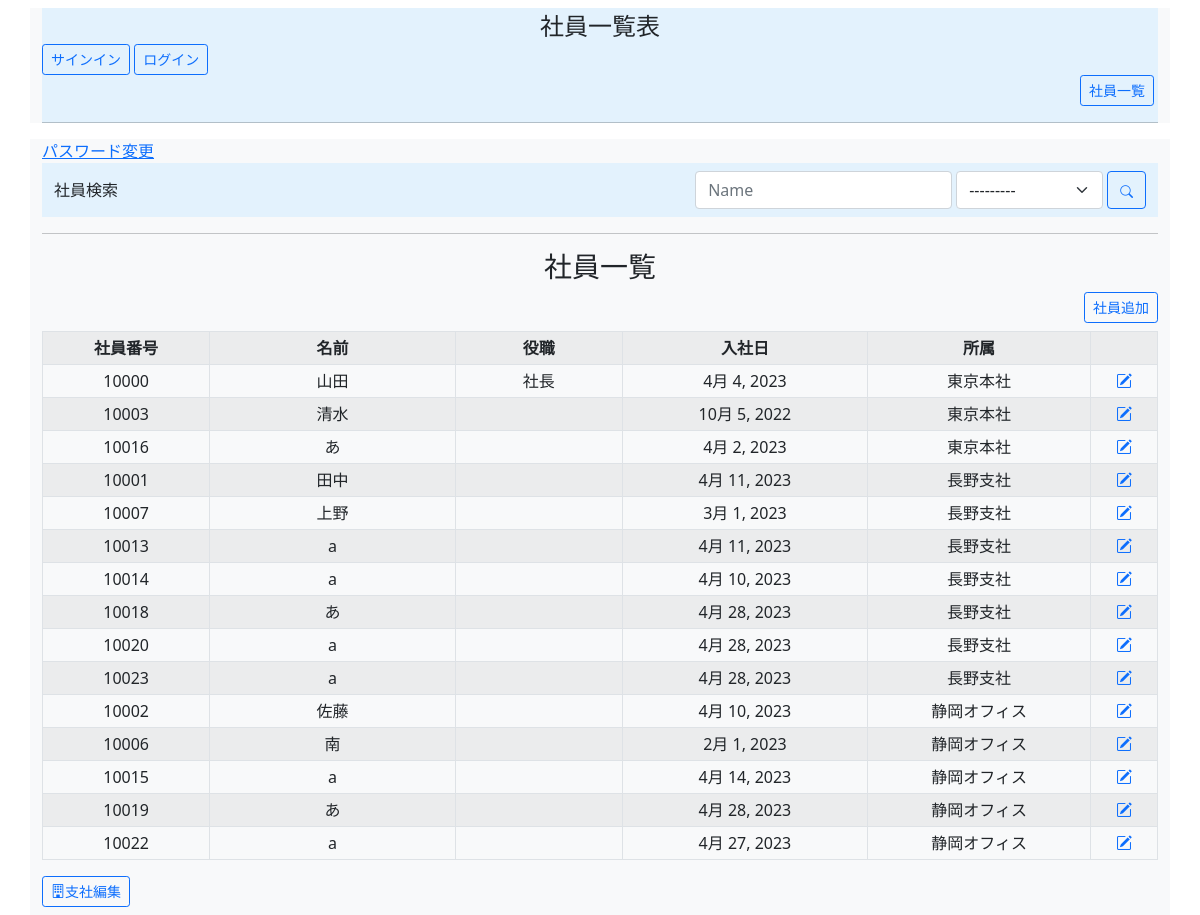
The app's page /, older data.
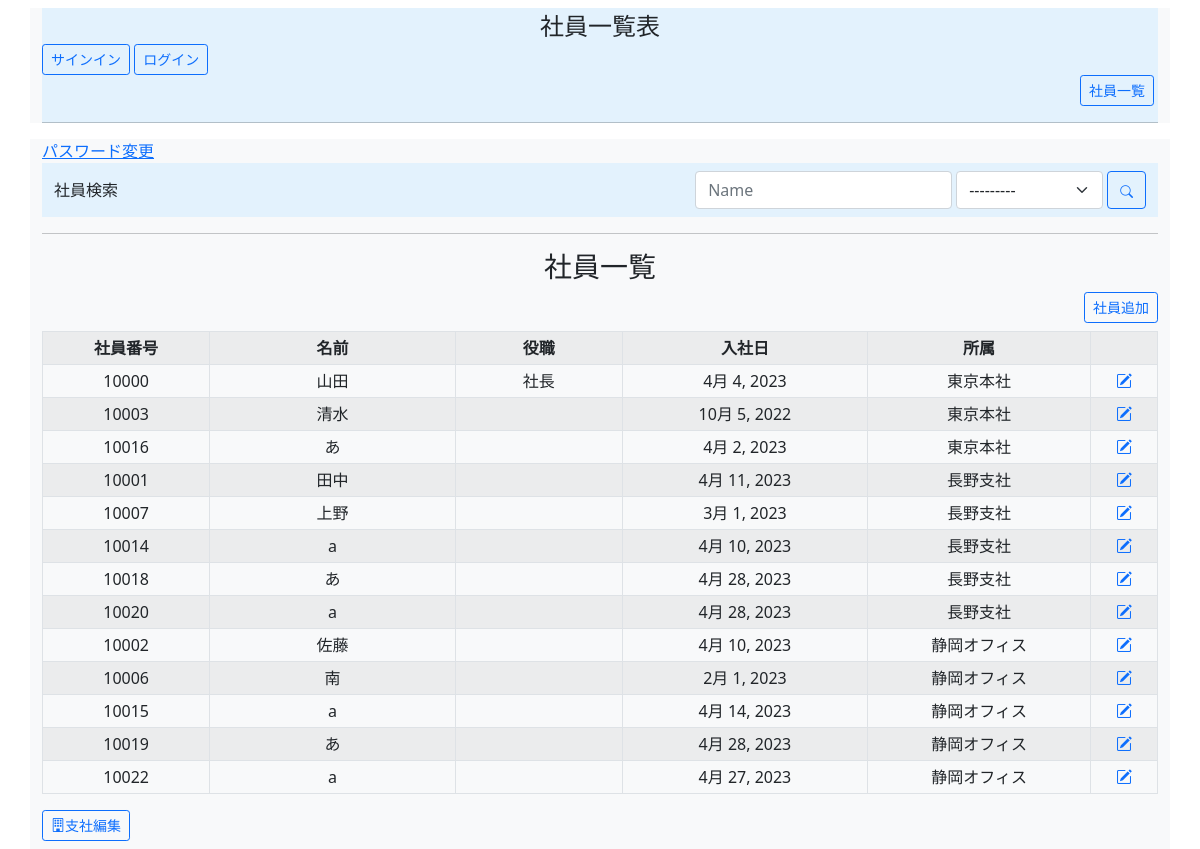
The same page, newer data.
### employee_list_app/models.py (models this page shows, shortened)
class Employee(models.Model):
    emp_id = models.IntegerField(unique=True, validators=[MinValueValidator(
        10000), MaxValueValidator(19999)], verbose_name="社員番号")
    name = models.CharField(max_length=30, verbose_name="名前")
    post = models.CharField(max_length=30, null=True, blank=True, verbose_name="役職")
    date_of_entry = models.DateField(verbose_name="入社日")
    branch = models.ForeignKey(Branch, on_delete=models.SET_NULL, null=True, verbose_name="支社番号")
    class Meta:
        verbose_name = "社員"
        verbose_name_plural = "社員一覧"

class Branch(models.Model):
    name = models.CharField(max_length=30, verbose_name="支社名")
    address = models.CharField(max_length=255, verbose_name="住所")
    tel = models.IntegerField(max_length=11, verbose_name="電話番号")
    def __str__(self):
        return self.name
    class Meta:
        verbose_name = "支社"
        verbose_name_plural = "支社一覧"

### employee_list_app/views.py (the view)
# urls.py: path("", Index.as_view(), name="index"),
class Index(View):
    def get(self, request, *args, **kwargs):
        employees = Employee.objects.all().order_by("branch")
        form = EmpSearchForm(request.GET)
        if form.is_valid():
            name = form.cleaned_data.get("name")
            branch = form.cleaned_data.get("branch")
            if name:
                employees = employees.filter(name__icontains=name)
            if branch:
                employees = employees.filter(branch_id=branch)
        context = {
            "employees": employees.select_related("branch"),
            "form": form
        }
        return render(request, "employee_list/index.html", context)

### employee_list_app/forms.py
class EmpSearchForm(forms.ModelForm):
    name = forms.CharField(required=False)
    branch = forms.ModelChoiceField(queryset=Branch.objects.all(), required=False)
    class Meta:
        model = Employee
        fields = ("name", "branch")

### Template/employee_list/index.html
{% extends "base.html" %}
{% load widget_tweaks %}
{% block content %}
<a href="{% url 'password_change' %}">パスワード変更</a>
<nav class="navbar" style="background-color: #e3f2fd;">
    <div class="container">
        <span class="navber-brand col-auto">社員検索</span>
        <form>
            <div class="row g-1">
                <div class="col-auto">
                    {% render_field form.name placeholder="Name" class="form-control" %}
                </div>
                <div class="col-auto">
                    {% render_field form.branch placeholder="支社" class="form-select" %}
                </div>
                <div class="col-auto">
                    <button class="btn btn-outline-primary col-auto" type="submit"><i class="bi bi-search"
                            style="font-size: .8rem;"></i></button>
                </div>
            </div>
        </form>
    </div>
</nav>
<hr>
<h3 class="text-center">社員一覧</h3>
<div class="text-end">
    <a class="btn btn-outline-primary btn-sm col-auto mb-2" href="{% url 'emp_add' %}" role="button">社員追加</a>
</div>
<div class="justify-content-center">
    <table class="table table-striped table-bordered table-sm text-center align-middle">
        <th style="width: 15%">社員番号</th>
        <th style="width: 22%">名前</th>
        <th style="width: 15%">役職</th>
        <th style="width: 22%">入社日</th>
        <th style="width: 20%">所属</th>
        <th style="width: 6%"></th>
        {% for emp in employees %}
        <tr>
            <td>{{ emp.emp_id }}</td>
            <td>{{ emp.name }}</td>
            <td>{{ emp.post|default:"" }}</td>
            <td>{{ emp.date_of_entry }}</td>
            <td>{{ emp.branch }}</td>
            <td><a href="{% url 'emp_edit' emp.pk %}"><i class="bi bi-pencil-square"></i></a>
            </td>
        </tr>
        {% endfor %}
    </table>
</div>
<a class="btn btn-outline-primary btn-sm col-auto mb-2" href="{% url 'branch_view' %}"><i
        class="bi bi-building"></i>支社編集</a>
{% endblock %}

Row changes from the older to the newer data that the page shows:
removed Employee: emp_id "10013", name "a", date_of_entry "4月 11, 2023", branch "長野支社"
removed Employee: emp_id "10023", name "a", date_of_entry "4月 28, 2023", branch "長野支社"
